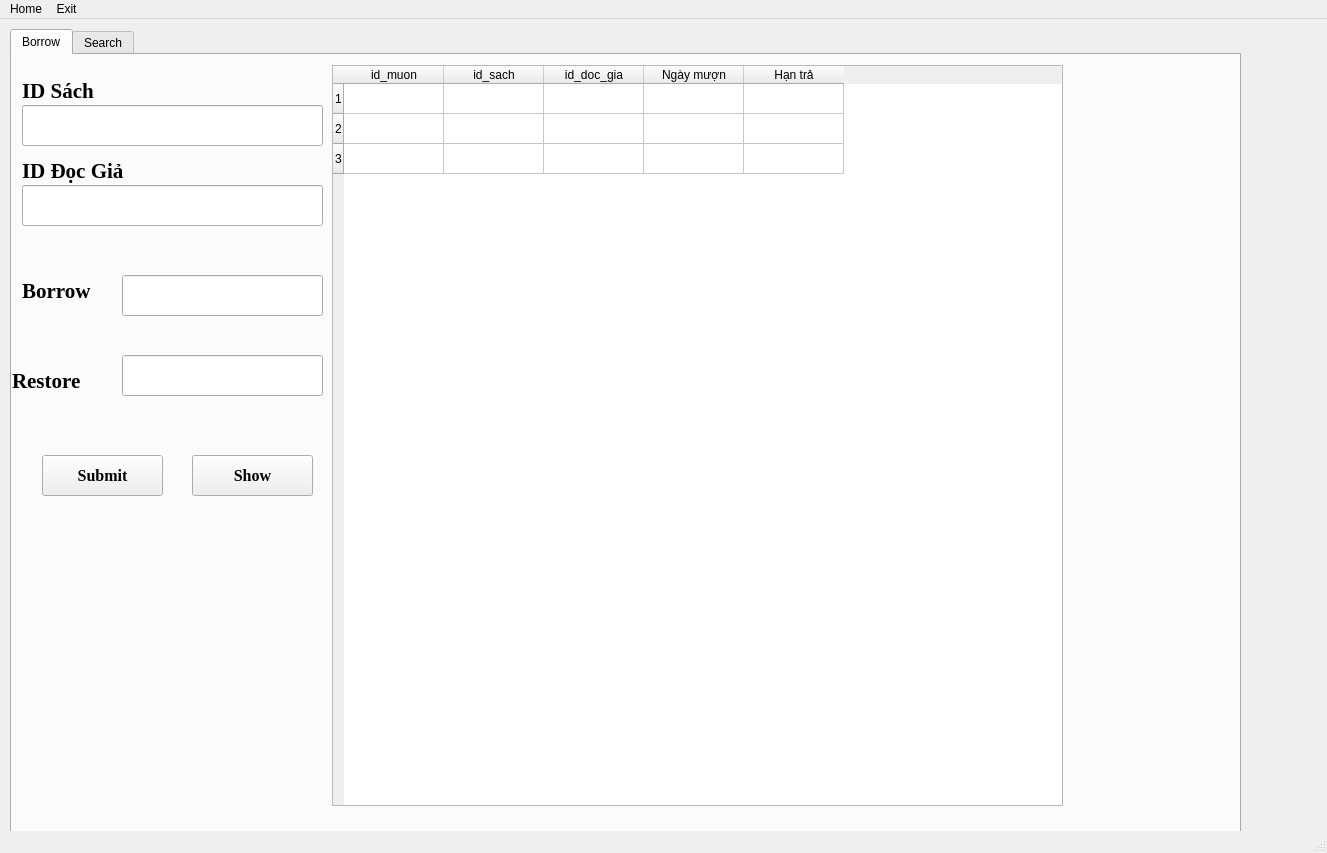
<?xml version="1.0" encoding="UTF-8"?>
<ui version="4.0">
 <class>MainWindow</class>
 <widget class="QMainWindow" name="MainWindow">
  <property name="geometry">
   <rect>
    <x>0</x>
    <y>0</y>
    <width>1327</width>
    <height>853</height>
   </rect>
  </property>
  <property name="windowTitle">
   <string>MainWindow</string>
  </property>
  <widget class="QWidget" name="centralwidget">
   <widget class="QTabWidget" name="tabWidget">
    <property name="geometry">
     <rect>
      <x>10</x>
      <y>10</y>
      <width>1231</width>
      <height>821</height>
     </rect>
    </property>
    <property name="minimumSize">
     <size>
      <width>951</width>
      <height>821</height>
     </size>
    </property>
    <property name="currentIndex">
     <number>0</number>
    </property>
    <widget class="QWidget" name="tab">
     <attribute name="title">
      <string>Borrow</string>
     </attribute>
     <widget class="QLabel" name="label_2">
      <property name="geometry">
       <rect>
        <x>10</x>
        <y>20</y>
        <width>141</width>
        <height>31</height>
       </rect>
      </property>
      <property name="font">
       <font>
        <family>Times New Roman</family>
        <pointsize>16</pointsize>
        <weight>75</weight>
        <bold>true</bold>
       </font>
      </property>
      <property name="text">
       <string>ID Sách</string>
      </property>
     </widget>
     <widget class="QLineEdit" name="inputIDBook">
      <property name="geometry">
       <rect>
        <x>10</x>
        <y>50</y>
        <width>301</width>
        <height>41</height>
       </rect>
      </property>
     </widget>
     <widget class="QLabel" name="label_3">
      <property name="geometry">
       <rect>
        <x>10</x>
        <y>100</y>
        <width>171</width>
        <height>31</height>
       </rect>
      </property>
      <property name="font">
       <font>
        <family>Times New Roman</family>
        <pointsize>16</pointsize>
        <weight>75</weight>
        <bold>true</bold>
       </font>
      </property>
      <property name="text">
       <string>ID Đọc Giả</string>
      </property>
     </widget>
     <widget class="QLineEdit" name="inputIDUser_2">
      <property name="geometry">
       <rect>
        <x>10</x>
        <y>130</y>
        <width>301</width>
        <height>41</height>
       </rect>
      </property>
     </widget>
     <widget class="QPushButton" name="Button_Borrow">
      <property name="geometry">
       <rect>
        <x>30</x>
        <y>400</y>
        <width>121</width>
        <height>41</height>
       </rect>
      </property>
      <property name="font">
       <font>
        <family>Times New Roman</family>
        <pointsize>12</pointsize>
        <weight>75</weight>
        <bold>true</bold>
       </font>
      </property>
      <property name="text">
       <string>Submit</string>
      </property>
     </widget>
     <widget class="QPushButton" name="ShowDB_bro">
      <property name="enabled">
       <bool>true</bool>
      </property>
      <property name="geometry">
       <rect>
        <x>180</x>
        <y>400</y>
        <width>121</width>
        <height>41</height>
       </rect>
      </property>
      <property name="font">
       <font>
        <family>Times New Roman</family>
        <pointsize>12</pointsize>
        <weight>75</weight>
        <bold>true</bold>
       </font>
      </property>
      <property name="autoFillBackground">
       <bool>false</bool>
      </property>
      <property name="text">
       <string>Show</string>
      </property>
     </widget>
     <widget class="QTableWidget" name="tableWidget_4">
      <property name="geometry">
       <rect>
        <x>320</x>
        <y>10</y>
        <width>731</width>
        <height>741</height>
       </rect>
      </property>
      <row>
       <property name="text">
        <string>1</string>
       </property>
      </row>
      <row>
       <property name="text">
        <string>2</string>
       </property>
      </row>
      <row>
       <property name="text">
        <string>3</string>
       </property>
      </row>
      <column>
       <property name="text">
        <string>id_muon</string>
       </property>
      </column>
      <column>
       <property name="text">
        <string>id_sach</string>
       </property>
      </column>
      <column>
       <property name="text">
        <string>id_doc_gia</string>
       </property>
      </column>
      <column>
       <property name="text">
        <string>Ngày mượn</string>
       </property>
      </column>
      <column>
       <property name="text">
        <string>Hạn trả</string>
       </property>
      </column>
     </widget>
     <widget class="QLabel" name="label_5">
      <property name="geometry">
       <rect>
        <x>10</x>
        <y>220</y>
        <width>91</width>
        <height>31</height>
       </rect>
      </property>
      <property name="font">
       <font>
        <family>Times New Roman</family>
        <pointsize>16</pointsize>
        <weight>75</weight>
        <bold>true</bold>
       </font>
      </property>
      <property name="text">
       <string>Borrow</string>
      </property>
     </widget>
     <widget class="QLabel" name="label_7">
      <property name="geometry">
       <rect>
        <x>0</x>
        <y>310</y>
        <width>101</width>
        <height>31</height>
       </rect>
      </property>
      <property name="font">
       <font>
        <family>Times New Roman</family>
        <pointsize>16</pointsize>
        <weight>75</weight>
        <bold>true</bold>
       </font>
      </property>
      <property name="text">
       <string>Restore</string>
      </property>
     </widget>
     <widget class="QLineEdit" name="inputDateBor">
      <property name="geometry">
       <rect>
        <x>110</x>
        <y>220</y>
        <width>201</width>
        <height>41</height>
       </rect>
      </property>
     </widget>
     <widget class="QLineEdit" name="inputDateRestore">
      <property name="geometry">
       <rect>
        <x>110</x>
        <y>300</y>
        <width>201</width>
        <height>41</height>
       </rect>
      </property>
     </widget>
    </widget>
    <widget class="QWidget" name="tab_3">
     <attribute name="title">
      <string>Search</string>
     </attribute>
     <widget class="QLabel" name="label_8">
      <property name="geometry">
       <rect>
        <x>10</x>
        <y>20</y>
        <width>141</width>
        <height>31</height>
       </rect>
      </property>
      <property name="font">
       <font>
        <family>Times New Roman</family>
        <pointsize>16</pointsize>
        <weight>75</weight>
        <bold>true</bold>
       </font>
      </property>
      <property name="text">
       <string>Book Name</string>
      </property>
     </widget>
     <widget class="QLineEdit" name="inputNameBookSearch">
      <property name="geometry">
       <rect>
        <x>10</x>
        <y>50</y>
        <width>301</width>
        <height>41</height>
       </rect>
      </property>
     </widget>
     <widget class="QLineEdit" name="inputClassBookSearch">
      <property name="geometry">
       <rect>
        <x>10</x>
        <y>210</y>
        <width>301</width>
        <height>41</height>
       </rect>
      </property>
     </widget>
     <widget class="QPushButton" name="searchBut">
      <property name="geometry">
       <rect>
        <x>80</x>
        <y>300</y>
        <width>121</width>
        <height>41</height>
       </rect>
      </property>
      <property name="font">
       <font>
        <family>Times New Roman</family>
        <pointsize>12</pointsize>
        <weight>75</weight>
        <bold>true</bold>
       </font>
      </property>
      <property name="text">
       <string>Search</string>
      </property>
     </widget>
     <widget class="QLineEdit" name="inputAuthorBookSearch">
      <property name="geometry">
       <rect>
        <x>10</x>
        <y>130</y>
        <width>301</width>
        <height>41</height>
       </rect>
      </property>
     </widget>
     <widget class="QLabel" name="label_9">
      <property name="geometry">
       <rect>
        <x>10</x>
        <y>100</y>
        <width>171</width>
        <height>31</height>
       </rect>
      </property>
      <property name="font">
       <font>
        <family>Times New Roman</family>
        <pointsize>16</pointsize>
        <weight>75</weight>
        <bold>true</bold>
       </font>
      </property>
      <property name="text">
       <string>Author Book</string>
      </property>
     </widget>
     <widget class="QLabel" name="label_10">
      <property name="geometry">
       <rect>
        <x>10</x>
        <y>180</y>
        <width>111</width>
        <height>31</height>
       </rect>
      </property>
      <property name="font">
       <font>
        <family>Times New Roman</family>
        <pointsize>16</pointsize>
        <weight>75</weight>
        <bold>true</bold>
       </font>
      </property>
      <property name="text">
       <string>Class</string>
      </property>
     </widget>
     <widget class="QTableWidget" name="tableWidget_2">
      <property name="geometry">
       <rect>
        <x>320</x>
        <y>10</y>
        <width>871</width>
        <height>731</height>
       </rect>
      </property>
      <row>
       <property name="text">
        <string>1</string>
       </property>
      </row>
      <row>
       <property name="text">
        <string>2</string>
       </property>
      </row>
      <row>
       <property name="text">
        <string>3</string>
       </property>
      </row>
      <column>
       <property name="text">
        <string>ID Sách</string>
       </property>
      </column>
      <column>
       <property name="text">
        <string>Tên Sách</string>
       </property>
      </column>
      <column>
       <property name="text">
        <string>Tác Giả</string>
       </property>
      </column>
      <column>
       <property name="text">
        <string>NXB</string>
       </property>
      </column>
      <column>
       <property name="text">
        <string>Thể loại</string>
       </property>
      </column>
      <column>
       <property name="text">
        <string>Mất</string>
       </property>
      </column>
      <column>
       <property name="text">
        <string>Hỏng</string>
       </property>
      </column>
      <column>
       <property name="text">
        <string>Nội dung</string>
       </property>
      </column>
     </widget>
    </widget>
   </widget>
  </widget>
  <widget class="QMenuBar" name="menubar">
   <property name="geometry">
    <rect>
     <x>0</x>
     <y>0</y>
     <width>1327</width>
     <height>26</height>
    </rect>
   </property>
   <widget class="QMenu" name="menuHome">
    <property name="title">
     <string>Home</string>
    </property>
   </widget>
   <widget class="QMenu" name="menuExit">
    <property name="title">
     <string>Exit</string>
    </property>
   </widget>
   <addaction name="menuHome"/>
   <addaction name="menuExit"/>
  </widget>
  <widget class="QStatusBar" name="statusbar"/>
 </widget>
 <resources/>
 <connections/>
</ui>
